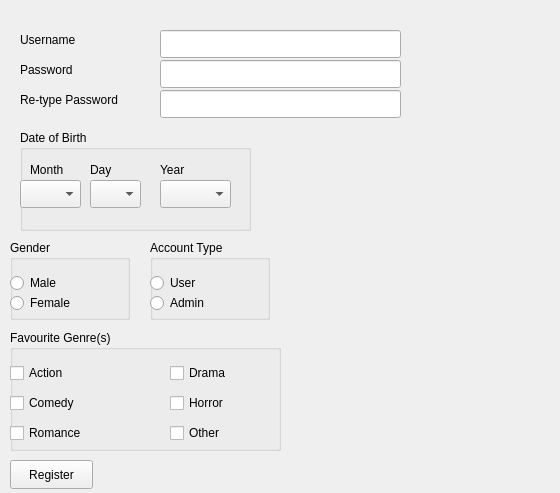
<?xml version="1.0" encoding="UTF-8"?>
<ui version="4.0">
 <class>Form</class>
 <widget class="QWidget" name="Form">
  <property name="geometry">
   <rect>
    <x>0</x>
    <y>0</y>
    <width>560</width>
    <height>493</height>
   </rect>
  </property>
  <property name="windowTitle">
   <string>Form</string>
  </property>
  <widget class="QLabel" name="UsernameLabel">
   <property name="geometry">
    <rect>
     <x>20</x>
     <y>30</y>
     <width>81</width>
     <height>20</height>
    </rect>
   </property>
   <property name="text">
    <string>Username</string>
   </property>
  </widget>
  <widget class="QLabel" name="PasswordLabel">
   <property name="geometry">
    <rect>
     <x>20</x>
     <y>60</y>
     <width>63</width>
     <height>20</height>
    </rect>
   </property>
   <property name="text">
    <string>Password</string>
   </property>
  </widget>
  <widget class="QLabel" name="RetypePassLabel">
   <property name="geometry">
    <rect>
     <x>20</x>
     <y>90</y>
     <width>121</width>
     <height>20</height>
    </rect>
   </property>
   <property name="text">
    <string>Re-type Password</string>
   </property>
  </widget>
  <widget class="QLineEdit" name="Username_Entered">
   <property name="geometry">
    <rect>
     <x>160</x>
     <y>30</y>
     <width>241</width>
     <height>28</height>
    </rect>
   </property>
  </widget>
  <widget class="QLineEdit" name="Password_Entered">
   <property name="geometry">
    <rect>
     <x>160</x>
     <y>60</y>
     <width>241</width>
     <height>28</height>
    </rect>
   </property>
   <property name="echoMode">
    <enum>QLineEdit::Password</enum>
   </property>
  </widget>
  <widget class="QLineEdit" name="RetypePasswordEntered">
   <property name="geometry">
    <rect>
     <x>160</x>
     <y>90</y>
     <width>241</width>
     <height>28</height>
    </rect>
   </property>
   <property name="echoMode">
    <enum>QLineEdit::Password</enum>
   </property>
  </widget>
  <widget class="QGroupBox" name="DateofBirth">
   <property name="geometry">
    <rect>
     <x>20</x>
     <y>130</y>
     <width>231</width>
     <height>101</height>
    </rect>
   </property>
   <property name="title">
    <string>Date of Birth</string>
   </property>
   <widget class="QLabel" name="Month">
    <property name="geometry">
     <rect>
      <x>10</x>
      <y>30</y>
      <width>63</width>
      <height>20</height>
     </rect>
    </property>
    <property name="text">
     <string>Month</string>
    </property>
   </widget>
   <widget class="QLabel" name="Day">
    <property name="geometry">
     <rect>
      <x>70</x>
      <y>30</y>
      <width>63</width>
      <height>20</height>
     </rect>
    </property>
    <property name="text">
     <string>Day</string>
    </property>
   </widget>
   <widget class="QLabel" name="Year">
    <property name="geometry">
     <rect>
      <x>140</x>
      <y>30</y>
      <width>63</width>
      <height>20</height>
     </rect>
    </property>
    <property name="text">
     <string>Year</string>
    </property>
   </widget>
   <widget class="QComboBox" name="MonthPick">
    <property name="geometry">
     <rect>
      <x>0</x>
      <y>50</y>
      <width>61</width>
      <height>28</height>
     </rect>
    </property>
   </widget>
   <widget class="QComboBox" name="DayPick">
    <property name="geometry">
     <rect>
      <x>70</x>
      <y>50</y>
      <width>51</width>
      <height>28</height>
     </rect>
    </property>
   </widget>
   <widget class="QComboBox" name="YearPick">
    <property name="geometry">
     <rect>
      <x>140</x>
      <y>50</y>
      <width>71</width>
      <height>28</height>
     </rect>
    </property>
   </widget>
  </widget>
  <widget class="QGroupBox" name="Gender">
   <property name="geometry">
    <rect>
     <x>10</x>
     <y>240</y>
     <width>120</width>
     <height>80</height>
    </rect>
   </property>
   <property name="title">
    <string>Gender</string>
   </property>
   <widget class="QRadioButton" name="Male">
    <property name="geometry">
     <rect>
      <x>0</x>
      <y>30</y>
      <width>112</width>
      <height>26</height>
     </rect>
    </property>
    <property name="text">
     <string>Male</string>
    </property>
   </widget>
   <widget class="QRadioButton" name="Female">
    <property name="geometry">
     <rect>
      <x>0</x>
      <y>50</y>
      <width>112</width>
      <height>26</height>
     </rect>
    </property>
    <property name="text">
     <string>Female</string>
    </property>
   </widget>
  </widget>
  <widget class="QGroupBox" name="AccountType">
   <property name="geometry">
    <rect>
     <x>150</x>
     <y>240</y>
     <width>120</width>
     <height>80</height>
    </rect>
   </property>
   <property name="title">
    <string>Account Type</string>
   </property>
   <widget class="QRadioButton" name="User">
    <property name="geometry">
     <rect>
      <x>0</x>
      <y>30</y>
      <width>112</width>
      <height>26</height>
     </rect>
    </property>
    <property name="text">
     <string>User</string>
    </property>
   </widget>
   <widget class="QRadioButton" name="Admin">
    <property name="geometry">
     <rect>
      <x>0</x>
      <y>50</y>
      <width>112</width>
      <height>26</height>
     </rect>
    </property>
    <property name="text">
     <string>Admin</string>
    </property>
   </widget>
  </widget>
  <widget class="QGroupBox" name="FavouriteGenres">
   <property name="geometry">
    <rect>
     <x>10</x>
     <y>330</y>
     <width>271</width>
     <height>121</height>
    </rect>
   </property>
   <property name="title">
    <string>Favourite Genre(s)</string>
   </property>
   <widget class="QCheckBox" name="Action">
    <property name="geometry">
     <rect>
      <x>0</x>
      <y>30</y>
      <width>93</width>
      <height>26</height>
     </rect>
    </property>
    <property name="text">
     <string>Action</string>
    </property>
   </widget>
   <widget class="QCheckBox" name="Comedy">
    <property name="geometry">
     <rect>
      <x>0</x>
      <y>60</y>
      <width>93</width>
      <height>26</height>
     </rect>
    </property>
    <property name="text">
     <string>Comedy</string>
    </property>
   </widget>
   <widget class="QCheckBox" name="Romance">
    <property name="geometry">
     <rect>
      <x>0</x>
      <y>90</y>
      <width>93</width>
      <height>26</height>
     </rect>
    </property>
    <property name="text">
     <string>Romance</string>
    </property>
   </widget>
   <widget class="QCheckBox" name="Drama">
    <property name="geometry">
     <rect>
      <x>160</x>
      <y>30</y>
      <width>93</width>
      <height>26</height>
     </rect>
    </property>
    <property name="text">
     <string>Drama</string>
    </property>
   </widget>
   <widget class="QCheckBox" name="Horror">
    <property name="geometry">
     <rect>
      <x>160</x>
      <y>60</y>
      <width>93</width>
      <height>26</height>
     </rect>
    </property>
    <property name="text">
     <string>Horror</string>
    </property>
   </widget>
   <widget class="QCheckBox" name="Other">
    <property name="geometry">
     <rect>
      <x>160</x>
      <y>90</y>
      <width>93</width>
      <height>26</height>
     </rect>
    </property>
    <property name="text">
     <string>Other</string>
    </property>
   </widget>
  </widget>
  <widget class="QPushButton" name="RegisterButton">
   <property name="geometry">
    <rect>
     <x>10</x>
     <y>460</y>
     <width>83</width>
     <height>29</height>
    </rect>
   </property>
   <property name="text">
    <string>Register</string>
   </property>
  </widget>
  <widget class="QLabel" name="label_7">
   <property name="geometry">
    <rect>
     <x>410</x>
     <y>30</y>
     <width>131</width>
     <height>20</height>
    </rect>
   </property>
   <property name="text">
    <string/>
   </property>
  </widget>
  <widget class="QLabel" name="Password_Error">
   <property name="geometry">
    <rect>
     <x>410</x>
     <y>100</y>
     <width>141</width>
     <height>20</height>
    </rect>
   </property>
   <property name="text">
    <string/>
   </property>
  </widget>
  <widget class="QLabel" name="Age_Error">
   <property name="geometry">
    <rect>
     <x>260</x>
     <y>189</y>
     <width>161</width>
     <height>31</height>
    </rect>
   </property>
   <property name="text">
    <string/>
   </property>
  </widget>
  <widget class="QLabel" name="Register_Error">
   <property name="geometry">
    <rect>
     <x>130</x>
     <y>459</y>
     <width>141</width>
     <height>31</height>
    </rect>
   </property>
   <property name="text">
    <string/>
   </property>
  </widget>
 </widget>
 <resources/>
 <connections/>
</ui>
